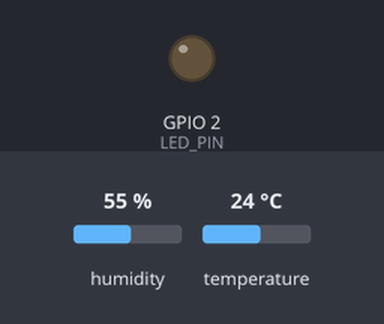
A sketch run on a simulated ESP32. On the bench: output pins drawn as LEDs (lit = HIGH). Inputs (shaded band) come from the test bench; at power-on: temperature 24 °C, humidity 55 %. WiFi joins after 1.5 s; servers stay silent unless stated.

Above: at 3.0 s.
3.1 s: temperature set to 25.9 °C
At 4.9 s:
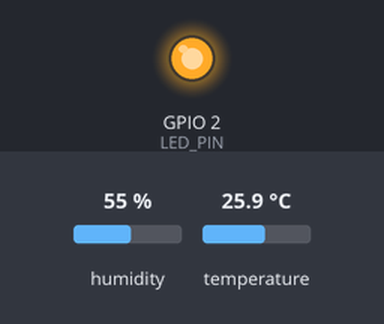
7.3 s: temperature set to 12 °C
At 8.3 s:
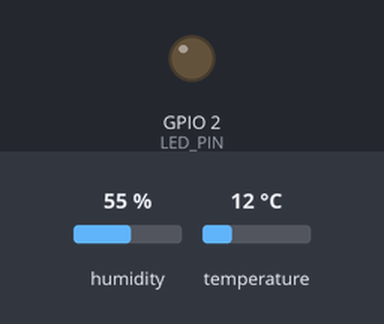
9.3 s: temperature set to 28 °C
At 10.6 s:
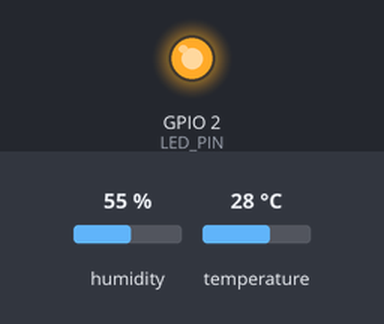
13.3 s: temperature set to 19 °C
At 14.1 s:
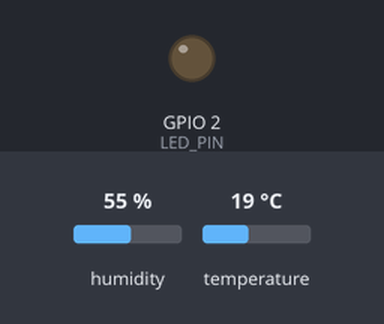
Timing chart, 0 to 16.3 s (numbered marks = the images above; inputs shaded):
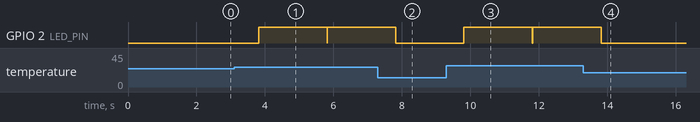

Measured:
- the behaviour switches between 25 and 25.1 °C on temperature (found by bisection; images 0 and 1)
- after the input at 3.1 s, GPIO 2 (LED_PIN): LOW → HIGH after 0.71 s, → LOW 2.0 s later, → HIGH 0.01 s later
- after the input at 7.3 s, GPIO 2 (LED_PIN): goes on until 7.8 s, then stays LOW
- after the input at 9.3 s, GPIO 2 (LED_PIN): LOW → HIGH after 0.51 s, → LOW 2.0 s later, → HIGH 0.01 s later
- after the input at 13.3 s, GPIO 2 (LED_PIN): goes on until 13.8 s, then stays LOW

The sketch:

blynk-email-DHT22.ino
```cpp
/*
 *  Blynk sendet eine email ( DHT22-Daten)
 */

#include <SPI.h>
#include <WiFi.h>
#include <WiFiClient.h>
#include <BlynkSimpleEsp32.h>
#include "DHTesp.h"

/* Comment this out to disable prints and save space */
#define BLYNK_PRINT Serial
/* Set this to a bigger number, to enable sending longer messages */
//#define BLYNK_MAX_SENDBYTES 128    für längere Emails
#define LED_PIN     2                       // GPIO2, PIN G2
#define DHT22_PIN   13                      // Pin für den DHT22-Sensor

const char* ssid = "Ihre_SSID";         // Wert anpasseen
const char* password = "IHR_Passwort";  // Wert anpassen
// Blynk-App auth-Token aus der Email
char auth []= "6z5tMeXoYIWptwHDLX9IYed9UeFjggvs";

DHTesp dht;
BlynkTimer timer;

volatile float h = 0;
volatile float t = 0;

//  sendet die Sensordaten
void sendSensor() {
  h = dht.getHumidity();
  t = dht.getTemperature();
  if (isnan(h) || isnan(t)) {
    Serial.println("Failed to read from DHT sensor!");
    return;
  }
  Blynk.virtualWrite(V5, h);
  Blynk.virtualWrite(V6, t);
}

void setup() {
  Serial.begin(115200);
  pinMode(LED_PIN, OUTPUT);
  Blynk.begin(auth, ssid, password);
  dht.setup(DHT22_PIN, DHTesp::DHT22);
  timer.setInterval(1000L, sendSensor);                      // Timer Intervall in mS
}

void loop() {
  Blynk.run();
  timer.run();
  if (t > 25) {                                             // bei überschreiten der max. Temperatur
    digitalWrite(LED_PIN, HIGH);
    Blynk.email("esp32.user@gmail.com", "Subject", "Test Blynk Projekt Email");
    delay (2000);                                           // warten bis heruntergekühlt
    digitalWrite(LED_PIN, LOW);
  }
}
```
